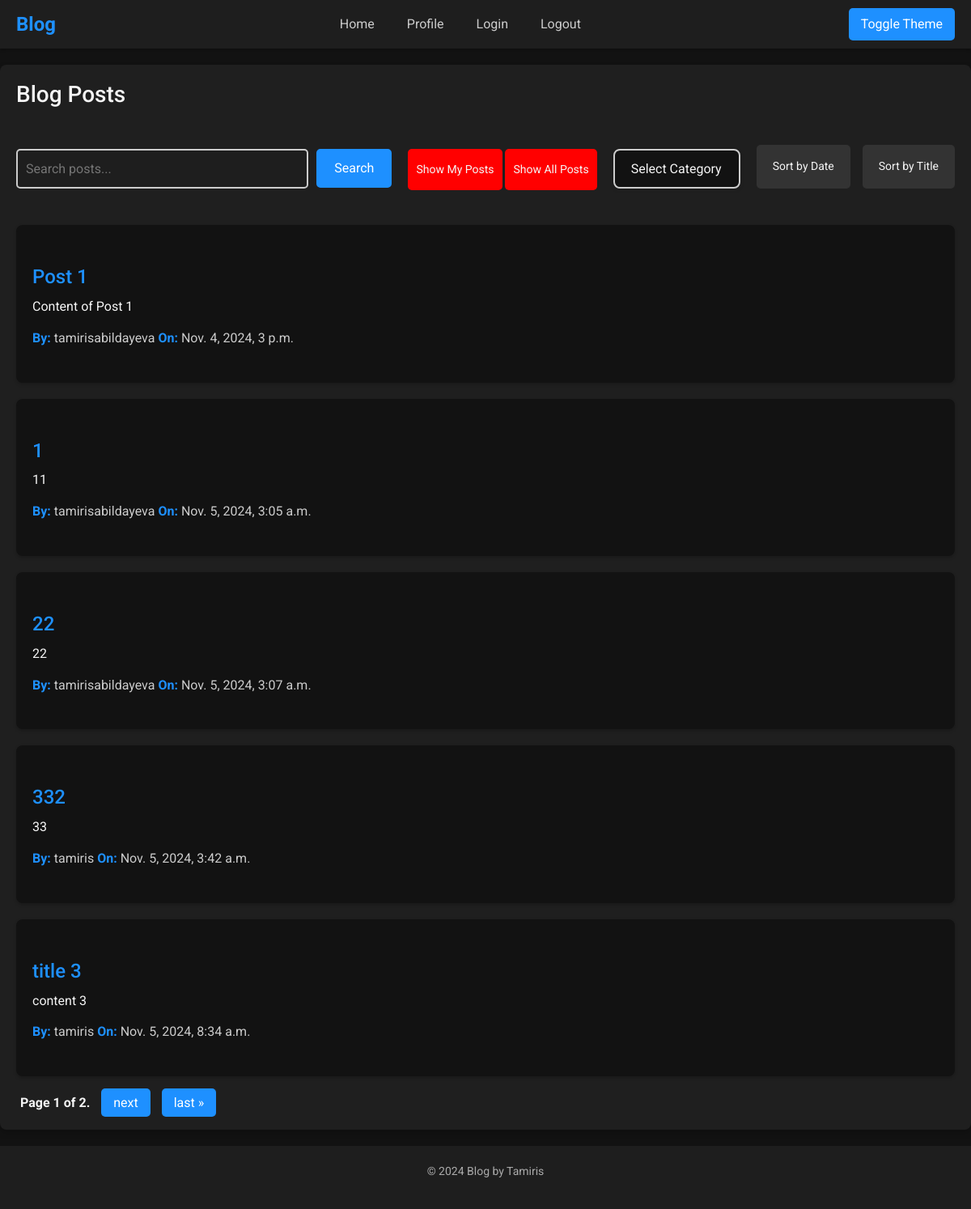
The page / on the database its author committed.
### blog/models.py (models this page shows, shortened)
class Post(models.Model):
    title = models.CharField(max_length=200)
    content = models.TextField()
    author = models.ForeignKey(User, on_delete=models.CASCADE)
    published_date = models.DateTimeField(auto_now_add=True)
    categories = models.ManyToManyField(Category)
    image = models.ImageField(upload_to='images/', null=True, blank=True)

### blog/views.py (the view)
# urls.py: path('', PostListView.as_view(), name='post_list'),
class PostListView(ListView):
    model = Post
    template_name = 'blog/post_list.html'
    context_object_name = 'posts'
    paginate_by = 5
    def get_queryset(self):
        queryset = Post.objects.all()
        if self.request.user.is_authenticated:
            if self.request.GET.get('filter_by_author'):
                queryset = queryset.filter(author=self.request.user)
        search_query = self.request.GET.get('search', None)
        if search_query:
            queryset = queryset.filter(
                Q(title__icontains=search_query) | Q(content__icontains=search_query)
            )
        category_filter = self.request.GET.get('category', None)
        if category_filter:
            queryset = queryset.filter(categories__id=category_filter)
        sort_order = self.request.GET.get('sort', 'published_date')
        queryset = queryset.order_by(sort_order)
        return queryset
    def get_context_data(self, **kwargs):
        context = super().get_context_data(**kwargs)
        context['categories'] = Category.objects.all()
        return context

### blog/templates/blog/post_list.html (shortened to what this page needs)
{% extends 'blog/base.html' %}
{% block content %}
  <div class="post-list">
    {% if user.is_authenticated %}
      <h2>Blog Posts by {{ user.username }}</h2>
    {% else %}
      <h2>Blog Posts</h2>
    {% endif %}
    <div class="filter-sort-search">
      <form method="GET" action="{% url 'post_list' %}" class="search-form">
        <div class="search-bar">
          <input type="text" name="search" placeholder="Search posts..." value="{{ request.GET.search }}" class="search-input">
          <button type="submit" class="btn btn-search">Search</button>
        </div>
      </form>
      <form method="get" class="filter_by_author">
        <button type="submit" class="btn btn-sort" name="filter_by_author" value="1" style="padding: 15px 10px;">Show My Posts</button>
        <button type="submit" class="btn btn-sort" name="filter_by_author" value="" style="padding: 15px 10px;">Show All Posts</button>
      </form>
      <form method="GET" action="{% url 'post_list' %}" class="category-form">
        <div class="category-filter">
          <select id="category" name="category" onchange="this.form.submit()" class="category-select">
            <option value="">Select Category</option>
          </select>
        </div>
      </form>
      <div class="sort-options">
        <a href="?sort=published_date" class="btn btn-sort">Sort by Date</a>
        <a href="?sort=title" class="btn btn-sort">Sort by Title</a>
      </div>
    </div>
    <div class="posts">
      {% for post in posts %}
        <a href="{% url 'post_detail' post.id %}" class="post-link">
          <div class="post">
            <h3 class="post-title">{{ post.title }}</h3>
            <p class="post-summary">{{ post.content|truncatewords:50 }}</p>
            <p class="post-meta"><strong>By:</strong> {{ post.author }} <strong>On:</strong> {{ post.published_date }}</p>
          </div>
        </a>
      {% empty %}
        <p>No posts found.</p>
      {% endfor %}
    </div>
    <div class="pagination">
      <span class="step-links">
        <span class="current">
          Page {{ page_obj.number }} of {{ page_obj.paginator.num_pages }}.
        </span>
        {% if page_obj.has_next %}
          <a href="?page={{ page_obj.next_page_number }}">next</a>
          <a href="?page={{ page_obj.paginator.num_pages }}">last &raquo;</a>
        {% endif %}
      </span>
    </div>
  </div>
{% endblock %}

### blog/templates/blog/base.html (shortened to what this page needs)
{% load static %}
<!DOCTYPE html>
<html lang="en">
  <head>
    <link rel="stylesheet" href="{% static 'blog/style.css' %}">
  </head>
  <body class="dark-theme">
    <header>
      <div class="navbar">
        <div class="logo">
          <a href="{% url 'post_list' %}">Blog</a>
        </div>
        <nav>
            <a href="{% url 'post_list' %}" class="nav-link">Home</a>
            <a href="{% url 'profile' %}" class="nav-link">Profile</a>
            <a href="{% url 'login' %}" class="nav-link">Login</a>
            <a href="{% url 'logout' %}" class="nav-link">Logout</a>
        </nav>
        <button class="theme-toggle-btn btn">Toggle Theme</button>
      </div>
    </header>
    <main>
      <div class="container">
        {% block content %}
        {% endblock %}
      </div>
    </main>
    <footer>
      <div class="footer">
        <p>&copy; 2024 Blog by Tamiris</p>
      </div>
    </footer>
  </body>
</html>

### rows shown on the page
Post: title "Post 1", content "Content of Post 1", author "tamirisabildayeva", published_date "Nov. 4, 2024, 3 p.m."
Post: title "1", content "11", author "tamirisabildayeva", published_date "Nov. 5, 2024, 3:05 a.m."
Post: title "22", content "22", author "tamirisabildayeva", published_date "Nov. 5, 2024, 3:07 a.m."
Post: title "332", content "33", author "tamiris", published_date "Nov. 5, 2024, 3:42 a.m."
Post: title "title 3", content "content 3", author "tamiris", published_date "Nov. 5, 2024, 8:34 a.m."

### other values the page prints
{{ page_obj.number }} "1"
{{ page_obj.paginator.num_pages }} "2"
